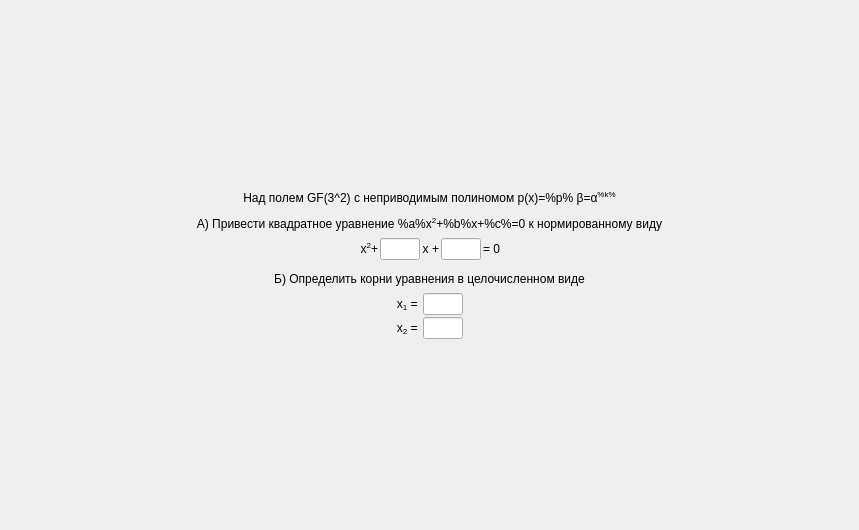
<?xml version="1.0" encoding="UTF-8"?>
<ui version="4.0">
 <class>ScreenTask12</class>
 <widget class="QFrame" name="ScreenTask12">
  <property name="geometry">
   <rect>
    <x>0</x>
    <y>0</y>
    <width>859</width>
    <height>530</height>
   </rect>
  </property>
  <property name="windowTitle">
   <string>Frame</string>
  </property>
  <layout class="QGridLayout" name="gridLayout">
   <property name="leftMargin">
    <number>0</number>
   </property>
   <property name="topMargin">
    <number>0</number>
   </property>
   <property name="rightMargin">
    <number>0</number>
   </property>
   <property name="bottomMargin">
    <number>0</number>
   </property>
   <item row="0" column="0">
    <layout class="QVBoxLayout" name="verticalLayout">
     <property name="spacing">
      <number>2</number>
     </property>
     <item>
      <spacer name="verticalSpacer">
       <property name="orientation">
        <enum>Qt::Vertical</enum>
       </property>
       <property name="sizeHint" stdset="0">
        <size>
         <width>0</width>
         <height>0</height>
        </size>
       </property>
      </spacer>
     </item>
     <item>
      <widget class="QLabel" name="title">
       <property name="styleSheet">
        <string notr="true">font: 75 16pt &quot;MS Shell Dlg 2&quot;;</string>
       </property>
       <property name="text">
        <string>Над полем GF(3^2) с неприводимым полиномом p(x)=%p% β=α&lt;sup&gt;%k%&lt;/sup&gt;</string>
       </property>
       <property name="alignment">
        <set>Qt::AlignCenter</set>
       </property>
       <property name="wordWrap">
        <bool>true</bool>
       </property>
      </widget>
     </item>
     <item>
      <spacer name="verticalSpacer_3">
       <property name="orientation">
        <enum>Qt::Vertical</enum>
       </property>
       <property name="sizeType">
        <enum>QSizePolicy::Minimum</enum>
       </property>
       <property name="sizeHint" stdset="0">
        <size>
         <width>0</width>
         <height>10</height>
        </size>
       </property>
      </spacer>
     </item>
     <item>
      <widget class="QLabel" name="titleA">
       <property name="styleSheet">
        <string notr="true">font: 75 16pt &quot;MS Shell Dlg 2&quot;;</string>
       </property>
       <property name="text">
        <string>А) Привести квадратное уравнение %a%x&lt;sup&gt;2&lt;/sup&gt;+%b%x+%c%=0 к нормированному виду</string>
       </property>
       <property name="alignment">
        <set>Qt::AlignCenter</set>
       </property>
       <property name="wordWrap">
        <bool>true</bool>
       </property>
      </widget>
     </item>
     <item>
      <spacer name="verticalSpacer_9">
       <property name="orientation">
        <enum>Qt::Vertical</enum>
       </property>
       <property name="sizeType">
        <enum>QSizePolicy::Minimum</enum>
       </property>
       <property name="sizeHint" stdset="0">
        <size>
         <width>0</width>
         <height>5</height>
        </size>
       </property>
      </spacer>
     </item>
     <item>
      <layout class="QHBoxLayout" name="horizontalLayout">
       <item>
        <spacer name="horizontalSpacer_5">
         <property name="orientation">
          <enum>Qt::Horizontal</enum>
         </property>
         <property name="sizeHint" stdset="0">
          <size>
           <width>0</width>
           <height>0</height>
          </size>
         </property>
        </spacer>
       </item>
       <item>
        <widget class="QLabel" name="label_2">
         <property name="styleSheet">
          <string notr="true">font: 14pt &quot;MS Shell Dlg 2&quot;;</string>
         </property>
         <property name="text">
          <string>x&lt;sup&gt;2&lt;/sup&gt;+</string>
         </property>
         <property name="alignment">
          <set>Qt::AlignRight|Qt::AlignTrailing|Qt::AlignVCenter</set>
         </property>
        </widget>
       </item>
       <item>
        <widget class="QLineEdit" name="inputBN">
         <property name="sizePolicy">
          <sizepolicy hsizetype="Fixed" vsizetype="Fixed">
           <horstretch>0</horstretch>
           <verstretch>0</verstretch>
          </sizepolicy>
         </property>
         <property name="minimumSize">
          <size>
           <width>40</width>
           <height>0</height>
          </size>
         </property>
         <property name="maximumSize">
          <size>
           <width>40</width>
           <height>16777215</height>
          </size>
         </property>
         <property name="styleSheet">
          <string notr="true">font: 14pt &quot;MS Shell Dlg 2&quot;;</string>
         </property>
         <property name="alignment">
          <set>Qt::AlignCenter</set>
         </property>
        </widget>
       </item>
       <item>
        <widget class="QLabel" name="label_4">
         <property name="styleSheet">
          <string notr="true">font: 14pt &quot;MS Shell Dlg 2&quot;;</string>
         </property>
         <property name="text">
          <string>x +</string>
         </property>
         <property name="alignment">
          <set>Qt::AlignRight|Qt::AlignTrailing|Qt::AlignVCenter</set>
         </property>
        </widget>
       </item>
       <item>
        <widget class="QLineEdit" name="inputCN">
         <property name="sizePolicy">
          <sizepolicy hsizetype="Fixed" vsizetype="Fixed">
           <horstretch>0</horstretch>
           <verstretch>0</verstretch>
          </sizepolicy>
         </property>
         <property name="minimumSize">
          <size>
           <width>40</width>
           <height>0</height>
          </size>
         </property>
         <property name="maximumSize">
          <size>
           <width>40</width>
           <height>16777215</height>
          </size>
         </property>
         <property name="styleSheet">
          <string notr="true">font: 14pt &quot;MS Shell Dlg 2&quot;;</string>
         </property>
         <property name="alignment">
          <set>Qt::AlignCenter</set>
         </property>
        </widget>
       </item>
       <item>
        <widget class="QLabel" name="label_7">
         <property name="styleSheet">
          <string notr="true">font: 14pt &quot;MS Shell Dlg 2&quot;;</string>
         </property>
         <property name="text">
          <string>= 0</string>
         </property>
         <property name="alignment">
          <set>Qt::AlignRight|Qt::AlignTrailing|Qt::AlignVCenter</set>
         </property>
        </widget>
       </item>
       <item>
        <spacer name="horizontalSpacer_4">
         <property name="orientation">
          <enum>Qt::Horizontal</enum>
         </property>
         <property name="sizeHint" stdset="0">
          <size>
           <width>0</width>
           <height>0</height>
          </size>
         </property>
        </spacer>
       </item>
      </layout>
     </item>
     <item>
      <spacer name="verticalSpacer_7">
       <property name="orientation">
        <enum>Qt::Vertical</enum>
       </property>
       <property name="sizeType">
        <enum>QSizePolicy::Minimum</enum>
       </property>
       <property name="sizeHint" stdset="0">
        <size>
         <width>0</width>
         <height>10</height>
        </size>
       </property>
      </spacer>
     </item>
     <item>
      <widget class="QLabel" name="titleB">
       <property name="styleSheet">
        <string notr="true">font: 75 16pt &quot;MS Shell Dlg 2&quot;;</string>
       </property>
       <property name="text">
        <string>Б) Определить корни уравнения в целочисленном виде</string>
       </property>
       <property name="alignment">
        <set>Qt::AlignCenter</set>
       </property>
       <property name="wordWrap">
        <bool>true</bool>
       </property>
      </widget>
     </item>
     <item>
      <spacer name="verticalSpacer_10">
       <property name="orientation">
        <enum>Qt::Vertical</enum>
       </property>
       <property name="sizeType">
        <enum>QSizePolicy::Minimum</enum>
       </property>
       <property name="sizeHint" stdset="0">
        <size>
         <width>0</width>
         <height>5</height>
        </size>
       </property>
      </spacer>
     </item>
     <item>
      <layout class="QGridLayout" name="gridLayout_4">
       <item row="0" column="1">
        <widget class="QLabel" name="label_14">
         <property name="styleSheet">
          <string notr="true">font: 14pt &quot;MS Shell Dlg 2&quot;;</string>
         </property>
         <property name="text">
          <string>x&lt;sub&gt;1&lt;/sub&gt; = </string>
         </property>
         <property name="alignment">
          <set>Qt::AlignRight|Qt::AlignTrailing|Qt::AlignVCenter</set>
         </property>
        </widget>
       </item>
       <item row="0" column="2">
        <widget class="QLineEdit" name="inputX1">
         <property name="sizePolicy">
          <sizepolicy hsizetype="Fixed" vsizetype="Fixed">
           <horstretch>0</horstretch>
           <verstretch>0</verstretch>
          </sizepolicy>
         </property>
         <property name="minimumSize">
          <size>
           <width>40</width>
           <height>0</height>
          </size>
         </property>
         <property name="maximumSize">
          <size>
           <width>40</width>
           <height>16777215</height>
          </size>
         </property>
         <property name="styleSheet">
          <string notr="true">font: 14pt &quot;MS Shell Dlg 2&quot;;</string>
         </property>
         <property name="alignment">
          <set>Qt::AlignCenter</set>
         </property>
        </widget>
       </item>
       <item row="0" column="0">
        <spacer name="horizontalSpacer_19">
         <property name="orientation">
          <enum>Qt::Horizontal</enum>
         </property>
         <property name="sizeHint" stdset="0">
          <size>
           <width>0</width>
           <height>0</height>
          </size>
         </property>
        </spacer>
       </item>
       <item row="0" column="3">
        <spacer name="horizontalSpacer_18">
         <property name="orientation">
          <enum>Qt::Horizontal</enum>
         </property>
         <property name="sizeHint" stdset="0">
          <size>
           <width>0</width>
           <height>0</height>
          </size>
         </property>
        </spacer>
       </item>
       <item row="1" column="3">
        <spacer name="horizontalSpacer_16">
         <property name="orientation">
          <enum>Qt::Horizontal</enum>
         </property>
         <property name="sizeHint" stdset="0">
          <size>
           <width>0</width>
           <height>0</height>
          </size>
         </property>
        </spacer>
       </item>
       <item row="1" column="2">
        <widget class="QLineEdit" name="inputX2">
         <property name="sizePolicy">
          <sizepolicy hsizetype="Fixed" vsizetype="Fixed">
           <horstretch>0</horstretch>
           <verstretch>0</verstretch>
          </sizepolicy>
         </property>
         <property name="minimumSize">
          <size>
           <width>40</width>
           <height>0</height>
          </size>
         </property>
         <property name="maximumSize">
          <size>
           <width>40</width>
           <height>16777215</height>
          </size>
         </property>
         <property name="styleSheet">
          <string notr="true">font: 14pt &quot;MS Shell Dlg 2&quot;;</string>
         </property>
         <property name="alignment">
          <set>Qt::AlignCenter</set>
         </property>
        </widget>
       </item>
       <item row="1" column="1">
        <widget class="QLabel" name="label_10">
         <property name="styleSheet">
          <string notr="true">font: 14pt &quot;MS Shell Dlg 2&quot;;</string>
         </property>
         <property name="text">
          <string>x&lt;sub&gt;2&lt;/sub&gt; = </string>
         </property>
         <property name="alignment">
          <set>Qt::AlignRight|Qt::AlignTrailing|Qt::AlignVCenter</set>
         </property>
        </widget>
       </item>
       <item row="1" column="0">
        <spacer name="horizontalSpacer_17">
         <property name="orientation">
          <enum>Qt::Horizontal</enum>
         </property>
         <property name="sizeHint" stdset="0">
          <size>
           <width>0</width>
           <height>0</height>
          </size>
         </property>
        </spacer>
       </item>
      </layout>
     </item>
     <item>
      <spacer name="verticalSpacer_2">
       <property name="orientation">
        <enum>Qt::Vertical</enum>
       </property>
       <property name="sizeHint" stdset="0">
        <size>
         <width>0</width>
         <height>0</height>
        </size>
       </property>
      </spacer>
     </item>
    </layout>
   </item>
  </layout>
 </widget>
 <tabstops>
  <tabstop>inputBN</tabstop>
  <tabstop>inputCN</tabstop>
  <tabstop>inputX1</tabstop>
  <tabstop>inputX2</tabstop>
 </tabstops>
 <resources/>
 <connections/>
</ui>
